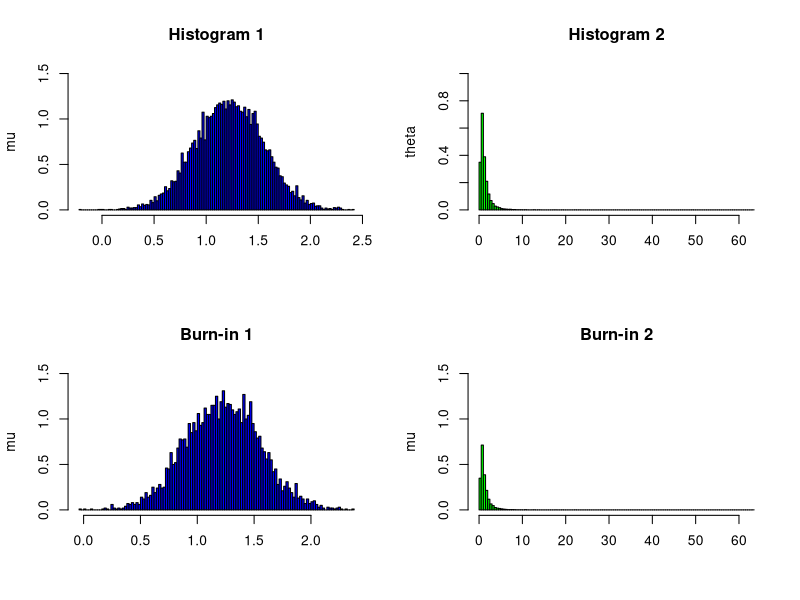

Source code (R):
#Initializing
x=c(1.45,2.08,1.62,1.51,1.94,1.43,1.49,1.1,2.14,2.29)
Nsim=10000  #initial values
burnin = 5000
n=10
a=2
b=1
ss=0.2^2
m=1
mu0=0.6
theta0=0.4^2
########################################################

#gibbs <- function (x,mu0,theta0,k)
#{
  #mu=theta=rep(0,Nsim)
  #first entries
  #mu[1] <- mu0
  #theta[1] <- theta0
  #####
  result_theta = result_mu = matrix(ncol=1,nrow=Nsim)
  result_theta[1] = theta0
  result_mu[1] = mu0
  xbar = mean(x)
  j = 1
  burnin_mu = burnin_theta = matrix(ncol = 1, nrow = Nsim - burnin)
  for (i in 2:Nsim){
    
    #mu_temp  <- rnorm(1, (n*ss*xbar+(m*theta[i-1]))/(theta[i-1]+(n*ss)), sqrt((ss*theta[i-1])/(n*ss*theta[i-1])))
    #theta_temp <- 1/rgamma(1, 0.5*(a+(0.5*n)),0.5*sum((x-mu[i-1])^2)+b)
    mu_temp  <- rnorm(1, (n*ss*xbar+(m*result_theta[i-1]))/(result_theta[i-1]+(n*ss)), sqrt((ss*result_theta[i-1])/(n*ss*result_theta[i-1])))
    #theta^2 is a distribution of inverseGamma
    theta_temp <- 1/rgamma(1, 0.5*(a+(0.5*n)),0.5*sum((x-mu_temp)^2)+b)
    
    result_mu[i] <- mu_temp
    result_theta[i] <- theta_temp
   if (i > burnin) {
     burnin_mu[j] <- mu_temp
     burnin_theta[j] <- theta_temp
     j <- j+1
    }
  }
  result_theta
  par(mfrow=c(2,2))
  hist(result_mu,freq=FALSE,xlab="",ylab="mu",ylim=c(0,1.5),col="blue",breaks = 100, main="Histogram 1")
  hist(result_theta,freq=FALSE,xlab="",ylab="theta",ylim=c(0,1),col="green", breaks = 100, main="Histogram 2")
  hist(burnin_mu,freq=FALSE,xlab="",ylab="mu",ylim=c(0,1.5),col="blue",breaks = 100, main="Burn-in 1")
  mean(burnin_mu)
  hist(burnin_theta,freq=FALSE,xlab="",ylab="mu",ylim=c(0,1.5),col="green",breaks = 100, main="Burn-in 2")
  mean(burnin_theta)